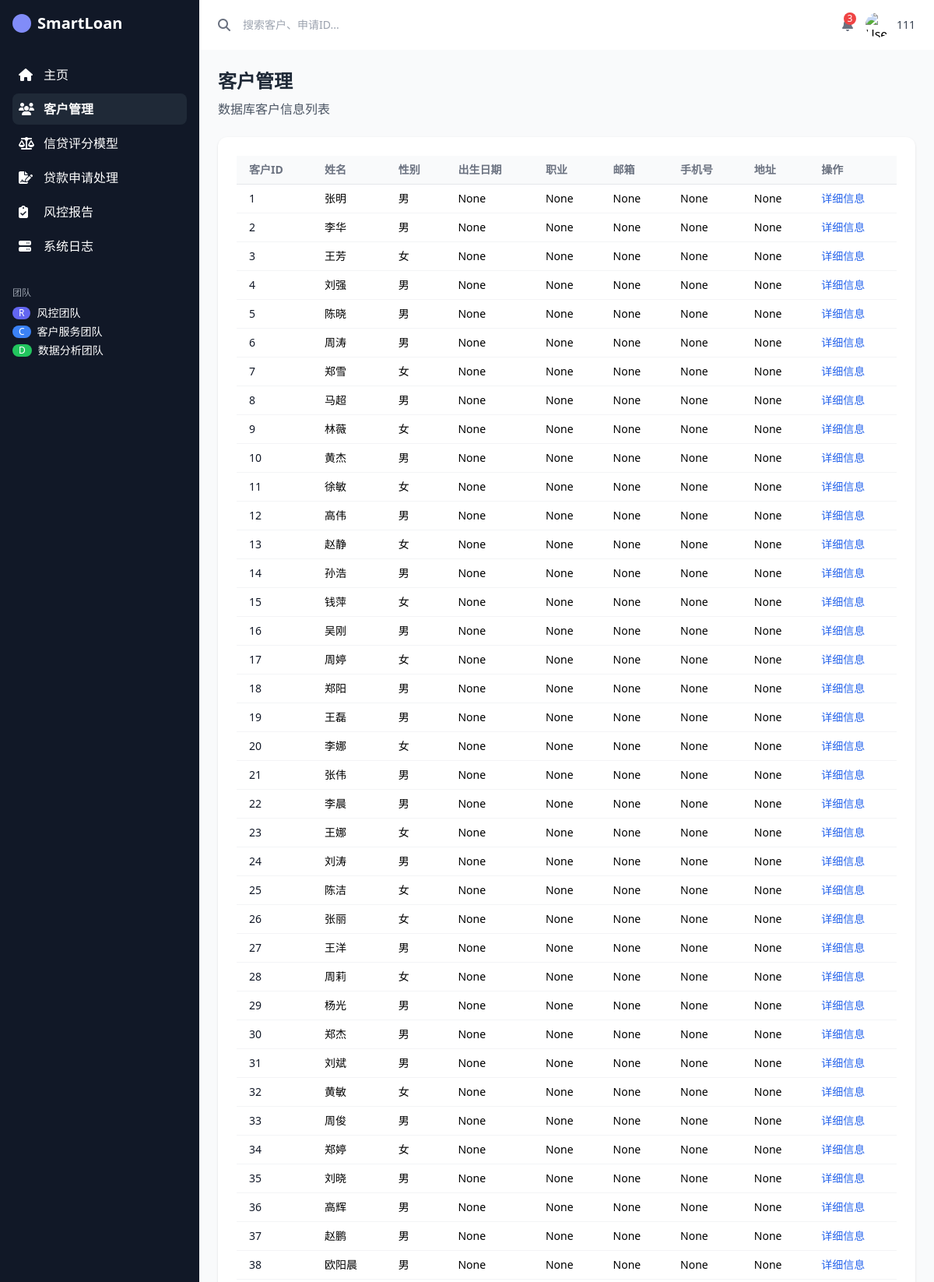
Screenshot of /customers/ (signed in, upper part) with the database file from the repository.
### users/models.py (models this page shows, shortened)
class Customer(models.Model):
    GENDER_CHOICES = [
        ('男', '男'),
        ('女', '女'),
        ('其他', '其他'),
    ]
    customer_id = models.AutoField(primary_key=True)
    customer_name = models.CharField(max_length=255)
    gender = models.CharField(max_length=10, choices=GENDER_CHOICES)
    birth_date = models.DateField(null=True, blank=True)
    occupation = models.CharField(max_length=100, null=True, blank=True)
    email = models.EmailField(max_length=100, null=True, blank=True)
    phone_number = models.CharField(max_length=20, null=True, blank=True)
    address = models.CharField(max_length=255, null=True, blank=True)
    created_at = models.DateTimeField(auto_now_add=True)
    class Meta:
        db_table = 'Customer'

### users/views.py (the view)
# urls.py: path('customers/', customer_list, name='customer_list'),
def customer_list(request):
    username = request.session.get('username', '访客')
    customers_raw = Customer.objects.all().order_by('-created_at')
    customers = []
    for customer in customers_raw:
        customers.append({
            'id': customer.customer_id,
            'name': customer.customer_name,
            'gender': customer.gender,
            'birth_date': customer.birth_date,
            'occupation': customer.occupation,
            'email': customer.email,
            'phone': customer.phone_number,
            'address': customer.address,
            'created_at': customer.created_at,
        })
    return render(request, 'users/customer_list.html', {
        'customers': customers,
        'username': username
    })

### users/templates/users/customer_list.html (shortened to what this page needs)
{% extends "base.html" %}
{% block content %}
<div x-data="customerModal()" x-init="init()">
  <h1 class="text-2xl font-bold text-gray-800 mb-2">客户管理</h1>
  <p class="text-gray-600 mb-6">数据库客户信息列表</p>
  <div class="bg-white shadow rounded-xl p-6 overflow-x-auto">
    <table class="min-w-full divide-y divide-gray-200 text-sm">
      <thead class="bg-gray-50">
        <tr>
          <th class="px-4 py-2 text-left text-gray-500">客户ID</th>
          <th class="px-4 py-2 text-left text-gray-500">姓名</th>
          <th class="px-4 py-2 text-left text-gray-500">性别</th>
          <th class="px-4 py-2 text-left text-gray-500">出生日期</th>
          <th class="px-4 py-2 text-left text-gray-500">职业</th>
          <th class="px-4 py-2 text-left text-gray-500">邮箱</th>
          <th class="px-4 py-2 text-left text-gray-500">手机号</th>
          <th class="px-4 py-2 text-left text-gray-500">地址</th>
          <th class="px-4 py-2 text-left text-gray-500">操作</th>
        </tr>
      </thead>
      <tbody class="bg-white divide-y divide-gray-100">
        {% for c in customers %}
        <tr>
          <td class="px-4 py-2 text-gray-900">{{ c.id }}</td>
          <td class="px-4 py-2">{{ c.name }}</td>
          <td class="px-4 py-2">{{ c.gender }}</td>
          <td class="px-4 py-2">{{ c.birth_date }}</td>
          <td class="px-4 py-2">{{ c.occupation }}</td>
          <td class="px-4 py-2">{{ c.email }}</td>
          <td class="px-4 py-2">{{ c.phone }}</td>
          <td class="px-4 py-2">{{ c.address }}</td>
          <td class="px-4 py-2">
            <button
              class="text-blue-600 hover:underline"
              @click="openModal({{ c.id }})"
            >详细信息</button>
          </td>
        </tr>
        {% empty %}
        <tr><td class="text-center text-gray-500 py-4" colspan="9">暂无数据</td></tr>
        {% endfor %}
      </tbody>
    </table>
  </div>
{% endblock %}

### rows the page displays
Customer: name "张明"
Customer: name "李华"
Customer: name "王芳"
Customer: name "刘强"
Customer: name "陈晓"
Customer: name "周涛"
Customer: name "郑雪"
Customer: name "马超"
Customer: name "林薇"
Customer: name "黄杰"
Customer: name "徐敏"
Customer: name "高伟"
Customer: name "赵静"
Customer: name "孙浩"
Customer: name "钱萍"
Customer: name "吴刚"
Customer: name "周婷"
Customer: name "郑阳"
Customer: name "王磊"
Customer: name "李娜"
Customer: name "张伟"
Customer: name "李晨"
Customer: name "王娜"
Customer: name "刘涛"
Customer: name "陈洁"
Customer: name "张丽"
Customer: name "王洋"
Customer: name "周莉"
Customer: name "杨光"
Customer: name "郑杰"
Customer: name "刘斌"
Customer: name "黄敏"
Customer: name "周俊"
Customer: name "郑婷"
Customer: name "刘晓"
Customer: name "高辉"
Customer: name "赵鹏"
Customer: name "欧阳晨"

### other values shown
{{ username }} "111"
{{ c.id }} "1" "2" "3" "4" "5" "6" "7" "8" "9" "10" "11" "12" "13" "14" "15" "16" "17" "18" "19" "20" "21" "22" "23" "24" "25" "26" "27" "28" "29" "30" "31" "32" "33" "34" "35" "36" "37" "38"
{{ c.gender }} "男" "男" "女" "男" "男" "男" "女" "男" "女" "男" "女" "男" "女" "男" "女" "男" "女" "男" "男" "女" "男" "男" "女" "男" "女" "女" "男" "女" "男" "男" "男" "女" "男" "女" "男" "男" "男" "男"
{{ c.birth_date }} "None" "None" "None" "None" "None" "None" "None" "None" "None" "None" "None" "None" "None" "None" "None" "None" "None" "None" "None" "None" "None" "None" "None" "None" "None" "None" "None" "None" "None" "None" "None" "None" "None" "None" "None" "None" "None" "None"
{{ c.occupation }} "None" "None" "None" "None" "None" "None" "None" "None" "None" "None" "None" "None" "None" "None" "None" "None" "None" "None" "None" "None" "None" "None" "None" "None" "None" "None" "None" "None" "None" "None" "None" "None" "None" "None" "None" "None" "None" "None"
{{ c.email }} "None" "None" "None" "None" "None" "None" "None" "None" "None" "None" "None" "None" "None" "None" "None" "None" "None" "None" "None" "None" "None" "None" "None" "None" "None" "None" "None" "None" "None" "None" "None" "None" "None" "None" "None" "None" "None" "None"
{{ c.phone }} "None" "None" "None" "None" "None" "None" "None" "None" "None" "None" "None" "None" "None" "None" "None" "None" "None" "None" "None" "None" "None" "None" "None" "None" "None" "None" "None" "None" "None" "None" "None" "None" "None" "None" "None" "None" "None" "None"
{{ c.address }} "None" "None" "None" "None" "None" "None" "None" "None" "None" "None" "None" "None" "None" "None" "None" "None" "None" "None" "None" "None" "None" "None" "None" "None" "None" "None" "None" "None" "None" "None" "None" "None" "None" "None" "None" "None" "None" "None"
